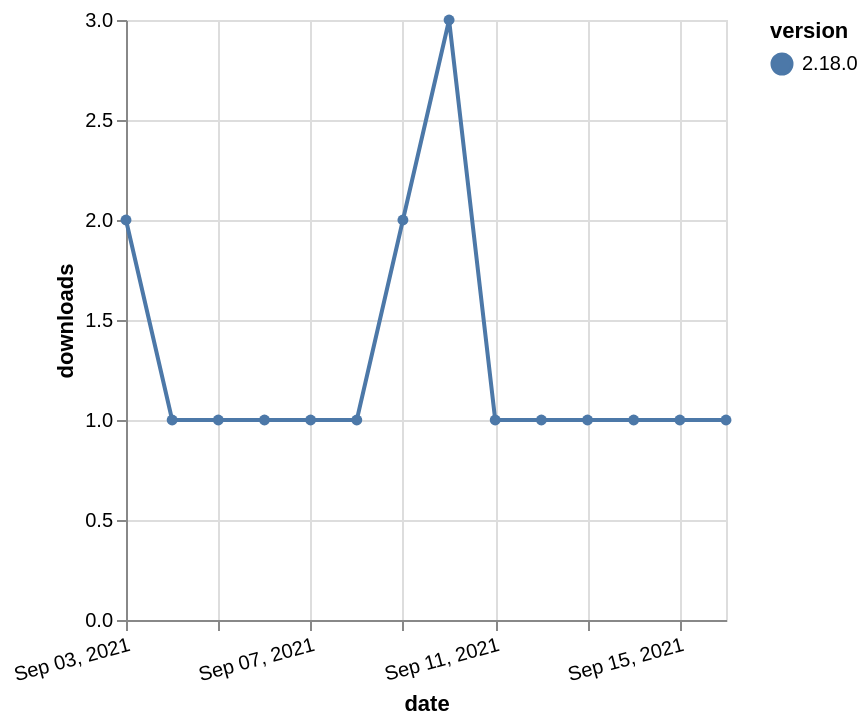

Vega-Lite specification for this chart:
### Vega-Lite specification from a JSON file in a GitHub repository (floating-point values rounded to 4 significant figures)
{"$schema": "https://vega.github.io/schema/vega-lite/v5.json", "description": "A simple bar chart with embedded data.", "data": {"values": [{"date": "2021-09-03", "total": 513, "delta": 2, "version": "2.18.0"}, {"date": "2021-09-04", "total": 514, "delta": 1, "version": "2.18.0"}, {"date": "2021-09-05", "total": 515, "delta": 1, "version": "2.18.0"}, {"date": "2021-09-06", "total": 516, "delta": 1, "version": "2.18.0"}, {"date": "2021-09-07", "total": 517, "delta": 1, "version": "2.18.0"}, {"date": "2021-09-08", "total": 518, "delta": 1, "version": "2.18.0"}, {"date": "2021-09-09", "total": 520, "delta": 2, "version": "2.18.0"}, {"date": "2021-09-10", "total": 523, "delta": 3, "version": "2.18.0"}, {"date": "2021-09-11", "total": 524, "delta": 1, "version": "2.18.0"}, {"date": "2021-09-12", "total": 525, "delta": 1, "version": "2.18.0"}, {"date": "2021-09-13", "total": 526, "delta": 1, "version": "2.18.0"}, {"date": "2021-09-14", "total": 527, "delta": 1, "version": "2.18.0"}, {"date": "2021-09-15", "total": 528, "delta": 1, "version": "2.18.0"}, {"date": "2021-09-16", "total": 529, "delta": 1, "version": "2.18.0"}]}, "width": "container", "mark": {"type": "line", "point": {"filled": true}}, "encoding": {"x": {"field": "date", "type": "temporal", "timeUnit": "yearmonthdate", "title": "date", "axis": {"labelAngle": -15}}, "y": {"field": "delta", "type": "quantitative", "title": "downloads"}, "color": {"field": "version", "type": "nominal"}, "tooltip": {"field": "delta"}}}
